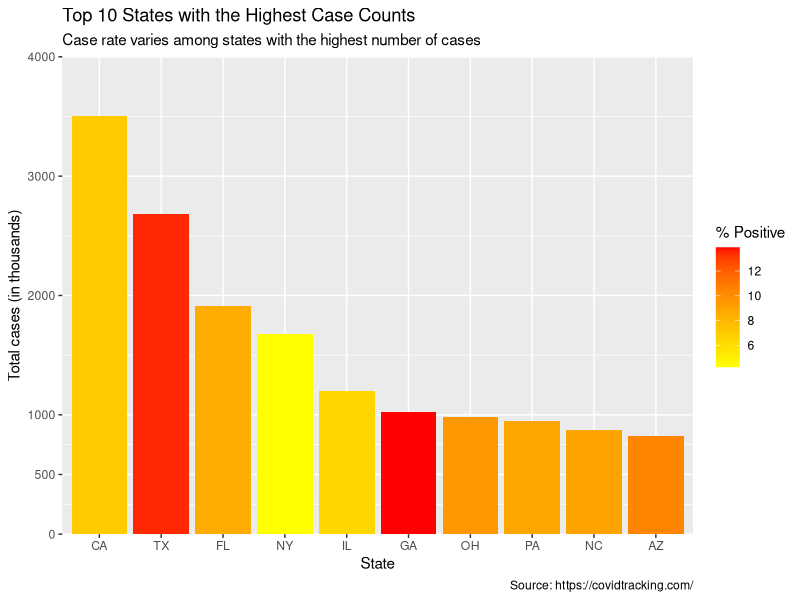
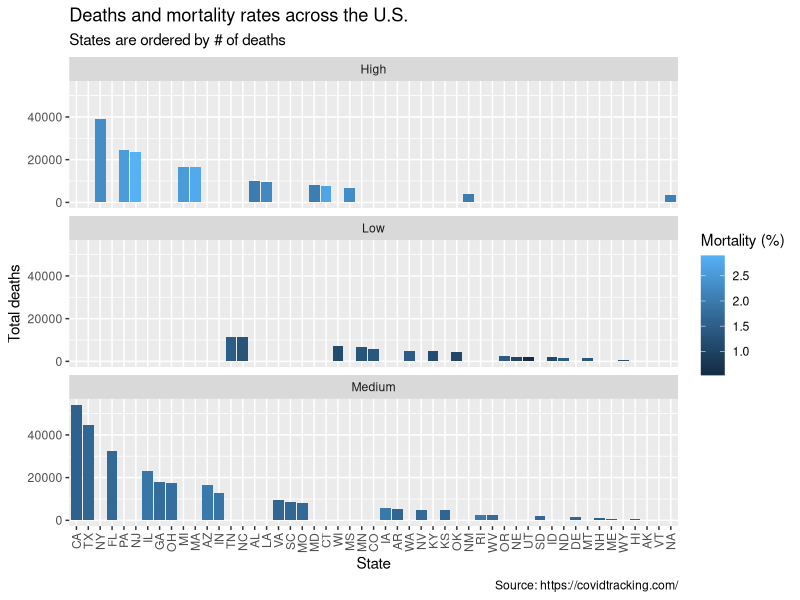

These figures' R source, in order:
## ---- chunk 1
#| label: setup
#| include: false
knitr::opts_chunk$set(echo = TRUE)

# Load your packages here
library(tidyverse)
## ---- chunk 2
#| label: recreation-import
# Remember that all tidyverse packages have already been installed for you,
# but you will need to *load* the ones you want to use. As a best practice when
# working within a Quarto document like this one, load any packages you
# will use within the code chunk labeled `setup` at the top of the file.
covid <- read.csv("data/covid.csv")
## ---- chunk 3
#| label: recreate-this
#| message: false
solution <- readr::read_csv("data/milestone03.csv")
solution
## ---- chunk 4
#| label: recreation-summary
cases_deaths <- covid %>% 
  select(state, cases, deaths) %>% 
  group_by(state) %>% 
  summarise(total_cases = sum(cases),
            total_deaths = sum(deaths)) %>% 
  slice_max(n = 10, order_by = total_deaths)

## ---- chunk 5
#| label: extension
# calculate death rate of states with highest total deaths
top_deaths <- cases_deaths %>% 
  mutate(death_rate = (total_deaths/total_cases) * 100)

# sort top 10 states by highest case numbers 
top_cases <- covid %>% 
  select(state, tests, cases, deaths) %>% 
  group_by(state) %>% 
  summarise(total_cases = sum(cases),
            total_deaths = sum(deaths),
            total_tests = sum(tests)) %>% 
  slice_max(n = 10, order_by = total_cases) %>% 
  # add case rate
  mutate(case_rate = (total_cases/total_tests) *100)

# join by state, keep all rows
top_deaths_cases <- top_deaths %>% 
  full_join(top_cases)

# visualize top cases, fill by case rate
range(top_cases$total_cases)
# add variable - cases in thousands
top_cases <- top_cases %>% 
  mutate(cases_thou = total_cases/1000)

range(top_cases$cases_thou)

top_cases %>% 
  ggplot(aes(x = reorder(state, desc(cases_thou)), y = cases_thou)) +
  geom_col(aes(fill = case_rate)) +
  scale_fill_gradient(low = "yellow", high = "red") +
  scale_y_continuous(breaks = c(0, 500, 1000, 2000, 3000, 4000),
                     limits = c(0, 4000),
                     # get rid of space before 0 on x-axis 
                     expand = c(0,0)) +
  labs(
    x = "State",
    y = "Total cases (in thousands)",
    fill = "% Positive",
    title = "Top 10 States with the Highest Case Counts",
    subtitle = "Case rate varies among states with the highest number of cases",
    caption = "Source: https://covidtracking.com/")

## ---- chunk 6
# visualize total deaths across the US, fill by mortality rate
 range(top_deaths$total_deaths)
 #!!! 16,658-54,124
 
 range(top_deaths$death_rate)
 #!!! 1.5-3

# calculate all state deaths and mortality rate
  all_cases_deaths <- covid %>% 
    select(state, cases, deaths) %>% 
    group_by(state) %>% 
    summarise(total_cases = sum(cases),
              total_deaths = sum(deaths),
              mortality_rate = (total_deaths/total_cases) *100) %>% 
    # add death rate categories
    mutate(mortality = case_when(
            mortality_rate < 1.5 ~ "Low",
            mortality_rate > 1.5 & mortality_rate < 2 ~ "Medium",
            mortality_rate > 2 ~ "High"))
  

  
  range(all_cases_deaths$mortality_rate)
  #!!! low - 0-0.5, Medium 0.51-1.5, High 1.51-3
 
 
ggplot(all_cases_deaths, aes(x = reorder(state, desc(total_deaths)), 
                            y = total_deaths, 
                            fill = mortality_rate)) +
  geom_col() +
  facet_wrap(~mortality, nrow = 3) +
  labs(
    x = "State",
    y = "Total deaths",
    fill = "Mortality (%)",
    title = "Deaths and mortality rates across the U.S.",
    subtitle = "States are ordered by # of deaths",
    caption = "Source: https://covidtracking.com/") +
  theme(axis.text.x = element_text(angle = 90, vjust = 0.5, hjust=1))

